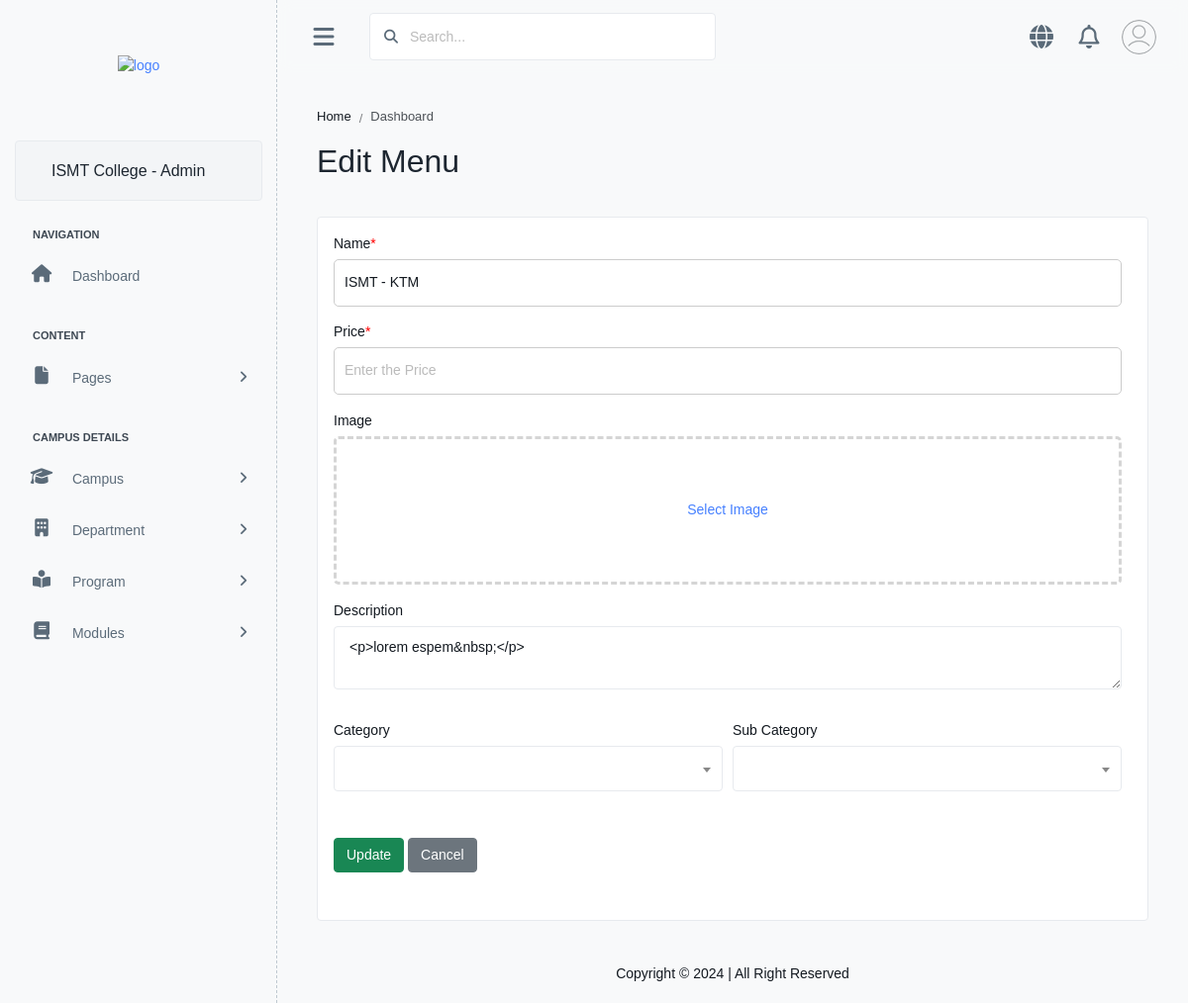
The app's page /campus/edit/2, older data.
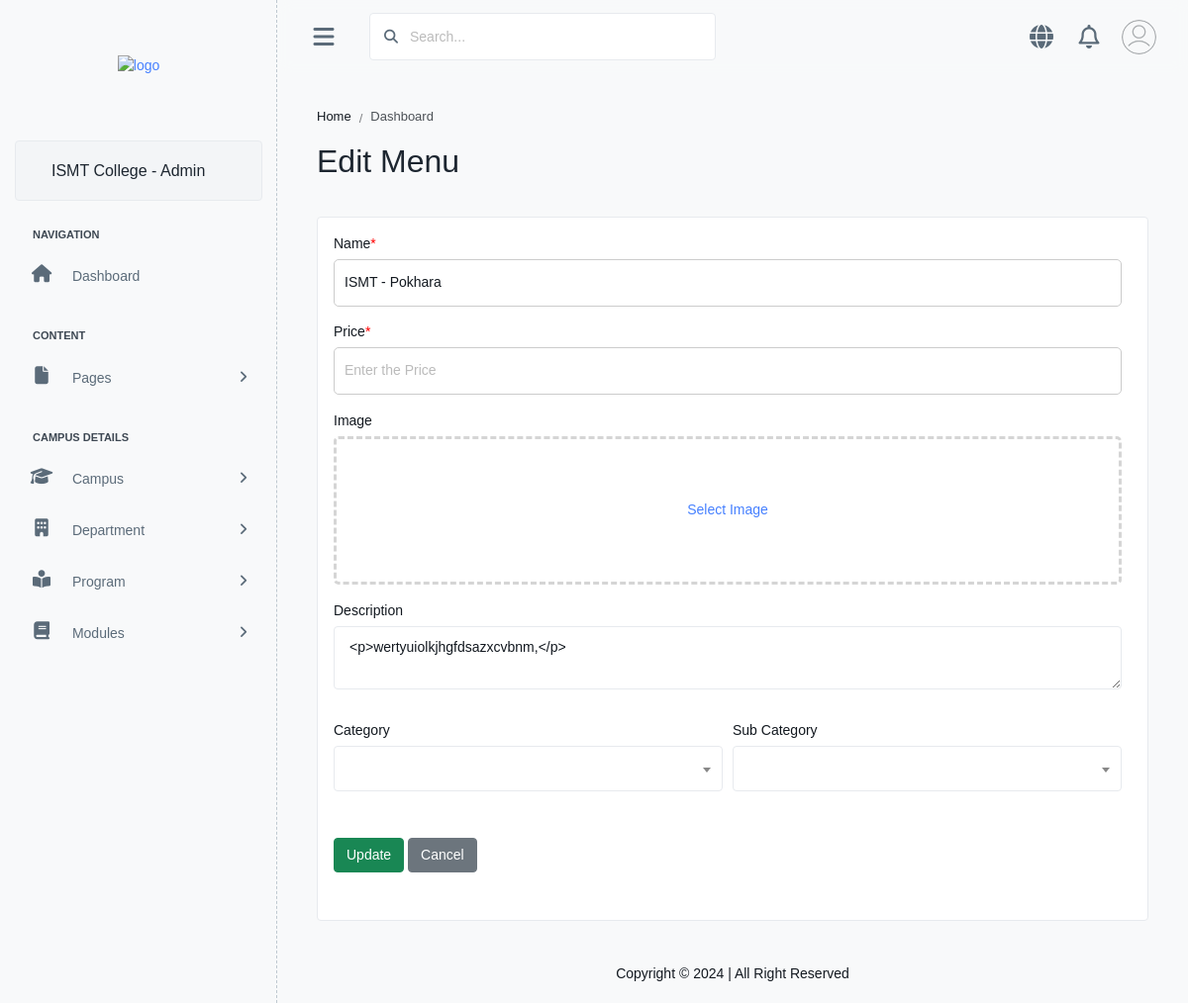
The same page, newer data.
### dashboard/models.py (models this page shows, shortened)
class Campus(models.Model):
    name = models.CharField(max_length=100)
    code = models.IntegerField(blank=False)
    location = models.CharField(max_length=50)
    contact = models.IntegerField(blank=False)
    image = models.ImageField(upload_to="Campus/")
    description = models.TextField()

### dashboard/views.py (the view, shortened to what this page needs)
# urls.py: path('campus/edit/<int:id>',CampusEdit.as_view(),name='campusedit'),
class CampusEdit(View):
    def get(self, request, *args, **kwargs):
        campus_id = kwargs.get('id')
        try:
            campus = get_object_or_404(Campus, id=campus_id)
            return render(request, 'dashboard/campus/edit.html', context={
                "campus_id": campus.id,
                "name": campus.name,
                "code": campus.code,
                "location": campus.location,
                "contact": campus.contact,
                "image": campus.image,
                "description": campus.description
            })
        except Exception as e:
            messages.error(request, str(e))
        return redirect('dashboard:campuslist')

### templates/dashboard/campus/edit.html (shortened to what this page needs)
{% extends "dashboard/admin-base.html" %}
{% block maintitle %}Edit Menu{% endblock maintitle %}
{% block content %}
<div class="col-sm-12">
    <div class="card">
        <div class="card-body">
            <form method="post" enctype="multipart/form-data" action="{% url 'menu:menuedit' itemid=itemid %}">
                <div class="form-group">
                    <label class="form-label" for="titleInput">Name<span class="required">*</span></label>
                    <input
                        required
                        type="text"
                        name="name"
                        class="form-control"
                        id="titleInput"
                        value="{{ name }}"
                        placeholder="Enter item name e.g., momo"
                    >
                </div>
                <div class="form-group">
                    <label class="form-label" for="priceInput">Price<span class="required">*</span></label>
                    <input
                        required
                        type="number"
                        name="price"
                        class="form-control"
                        id="priceInput"
                        value="{{ price }}"
                        placeholder="Enter the Price"
                    >
                </div>
                <div class="form-group mt-3">
                    <label class="form-label" for="catIcon">Image</label>
                    {% with image=photo %}
                        {% with name="image" %}
                            {% include 'dashboard/image-picker.html' %}
                        {% endwith %}
                    {% endwith %}
                </div>
                <div class="form-group mt-3">
                    <label class="form-label" for="description">Description</label>
                    <textarea
                        name="description"
                        class="form-control tinymce"
                        id="description"
                        placeholder="Description . . . ">{{ description }}</textarea>
                </div>
                <div class="d-flex">
                    <div class="col-md-6">
                        <div class="form-group mt-3">
                            <label class="form-label" for="categoryInput">Category</label>
                        </div>
                    </div>
                    <div class="col-md-6">
                        <div class="form-group mt-3">
                            <label class="form-label" for="subCategoryInput">Sub Category</label>
                        </div>
                    </div>
                </div>
        </div>
            <div class="flex mb-5 ms-3">
                <button type="submit" class="btn btn-success mt-3">Update</button>
                <a href="{% url 'menu:menulist' %}" class="btn btn-secondary mt-3">Cancel</a>
            </div>
        </div>
    </div>
</div>
{% endblock %}

### templates/dashboard/admin-base.html (shortened to what this page needs)
{% load static %}
<!DOCTYPE html>
<html lang="en">
<head>
    <link rel="stylesheet" href="https://cdnjs.cloudflare.com/ajax/libs/fancybox/3.5.7/jquery.fancybox.min.css">
    <link rel="stylesheet" href="{% static 'dashboard/modules/alert/style.css' %}">
    <link rel="stylesheet" href="https://cdn.jsdelivr.net/npm/select2@4.1.0-rc.0/dist/css/select2.min.css">
    <link rel="stylesheet" href="https://cdnjs.cloudflare.com/ajax/libs/font-awesome/6.5.1/css/all.min.css">
    <link rel="stylesheet" href="https://cdn.jsdelivr.net/npm/bootstrap@5.3.3/dist/css/bootstrap.min.css">
    <link rel="stylesheet" href="{% static 'dashboard/assets/css/style.css' %}" id="main-style-link">
</head>
<body>
    <nav class="ps-sidebar">
        <div class="navbar-wrapper">
            <div class="m-header">
                <a href="" class="b-brand text-primary">
                    <img src="{% static 'dashboard/assets/images/logo.jpg' %}" class="img-fluid logo-lg opacity-100 h-full" alt="logo">
                </a>
            </div>
            <div class="navbar-content">
                <div class="card ps-user-card">
                    <div class="card-body">
                        <div class="d-flex align-items-center">
                            <div class="flex-grow-1 ms-3 me-2">
                                <h6 class="mb-0">ISMT College - Admin</h6>
                            </div>
                        </div>
                    </div>
                </div>
                <ul class="ps-navbar">
                    <li class="ps-item ps-caption">
                        <label>Navigation</label>
                    </li>
                    <li class="ps-item">
                        <a href="{% url 'dashboard:index' %}" class="ps-link">
                            <span class="ps-micon">
                                <i class="fa fa-home"></i>
                            </span>
                            <span class="ps-mtext">Dashboard</span>
                        </a>
                    </li>
                    <li class="ps-item ps-caption">
                        <label>Content</label>
                    </li>
                    <li class="ps-item ps-hasmenu">
                        <a href="#!" class="ps-link">
                            <span class="ps-micon">
                                <i class="fa-solid fa-file"></i>
                            </span>
                            <span class="ps-mtext">Pages</span>
                            <span class="ps-arrow"><i class="fa fa-angle-right"></i></span>
                        </a>
                    </li>
                    <li class="ps-item ps-caption">
                        <label>Campus Details</label>
                    </li>
                    <li class="ps-item ps-hasmenu">
                        <a href="#!" class="ps-link">
                            <span class="ps-micon">
                                <i class="fa-solid fa-graduation-cap"></i>
                            </span>
                            <span class="ps-mtext">Campus</span>
                            <span class="ps-arrow"><i class="fa fa-angle-right"></i></span>
                        </a>
                    </li>
                    <li class="ps-item ps-hasmenu">
                        <a href="#!" class="ps-link">
                            <span class="ps-micon">
                                <i class="fa-solid fa-building"></i>
                            </span>
                            <span class="ps-mtext">Department</span>
                            <span class="ps-arrow"><i class="fa fa-angle-right"></i></span>
                        </a>
                    </li>
                    <li class="ps-item ps-hasmenu">
                        <a href="#!" class="ps-link">
                            <span class="ps-micon">
                                <i class="fa-solid fa-book-open-reader"></i>
                            </span>
                            <span class="ps-mtext">Program</span>
                            <span class="ps-arrow"><i class="fa fa-angle-right"></i></span>
                        </a>
                    </li>
                    <li class="ps-item ps-hasmenu">
                        <a href="#!" class="ps-link">
                            <span class="ps-micon">
                               <i class="fa-solid fa-book"></i>
                            </span>
                            <span class="ps-mtext">Modules</span>
                            <span class="ps-arrow"><i class="fa fa-angle-right"></i></span>
                        </a>
                    </li>
                </ul>
            </div>
        </div>
    </nav>
    <header class="ps-header">
        <div class="header-wrapper">
            <div class="me-auto ps-mob-drp">
                <ul class="list-unstyled">
                    <li class="ps-h-item ps-sidebar-collapse">
                        <a href="#" class="ps-head-link ms-0" id="sidebar-hide">
                            <i class="fa-solid fa-bars"></i>
                        </a>
                    </li>
                    <li class="ps-h-item">
                        <form class="header_search_form">
                            <i class="fa fa-search"></i>
                            <input type="search" class="form-control" placeholder="Search...">
                        </form>
                    </li>
                </ul>
            </div>
            <div class="ms-auto">
                <ul class="list-unstyled">
                    <li class="ps-h-item">
                        <a href="" class="ps-head-link me-0" target="_blank">
                            <i class="fa fa-globe"></i>
                        </a>
                    </li>
                    <li class="ps-h-item">
                        <a href="#" class="ps-head-link me-0" data-bs-toggle="offcanvas" data-bs-target="#announcement"
                            aria-controls="announcement">
                            <i class="fa-regular fa-bell"></i>
                        </a>
                    </li>
                    <li class="dropdown ps-h-item header-user-profile">
                        <a class="ps-head-link dropdown-toggle arrow-none me-0" data-bs-toggle="dropdown" href="#"
                            role="button" aria-haspopup="false" data-bs-auto-close="outside" aria-expanded="false">
                            <img src="{% static 'dashboard/assets/images/user.png' %}" alt="user-image" class="user-avatar" />
                        </a>
                    </li>
                </ul>
            </div>
        </div>
    </header>
    <div class="ps-container">
        <div class="ps-content">
            <div class="page-header">
                <div class="page-block">
                    <div class="row align-items-center">
                        <div class="col-md-6">
                            {% block beadcumbfull %}
                            <ul class="breadcrumb">
                                <li class="breadcrumb-item"><a href="">Home</a></li>
                                <li class="breadcrumb-item" aria-current="page">{% block beadcrumb %}Dashboard{% endblock %}</li>
                            </ul>
                            {% endblock beadcumbfull %}
                            <div class="page-header-title d-block">
                                <h2 class="mb-0">{% block maintitle %}{% endblock maintitle %}</h2>
                            </div>
                        </div>
                    </div>
                </div>
            </div>
            <div class="row dashboard">
                {% block content %}{% endblock content %}
            </div>
        </div>
    <footer class="ps-footer">
        <div class="footer-wrapper container-fluid text-center">
            <div class="row">
                <div class="col my-1">
                    <p class="m-0">Copyright &copy; 2024 | All Right Reserved</p>
                </div>
            </div>
        </div>
    </footer>
</body>
</html>

### templates/dashboard/image-picker.html (shortened to what this page needs)
<div class="from-group image_picker_container {% if image %}added{% endif %}">
    <div class="empty_placeholder">
      <a href="{% url 'filehub:browser_select' %}?callback_fnc={{ name }}" class="select_{{ name }}_url openImagePicker">Select Image</a>
    </div>
  </div>

Row changes from the older to the newer data that the page shows:
changed Campus: name "ISMT - KTM" → "ISMT - Pokhara"; description "<p>lorem espem&nbsp;</p>" → "<p>wertyuiolkjhgfdsazxcvbnm,</p>"
